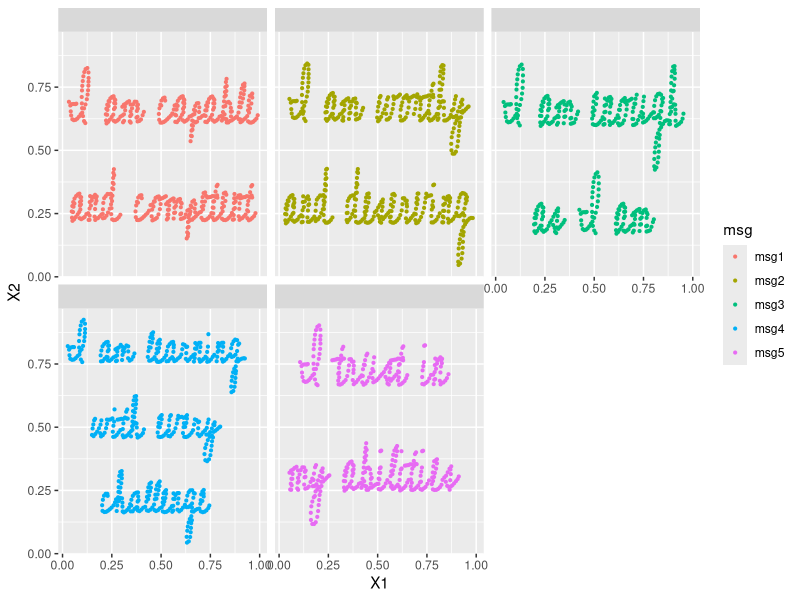
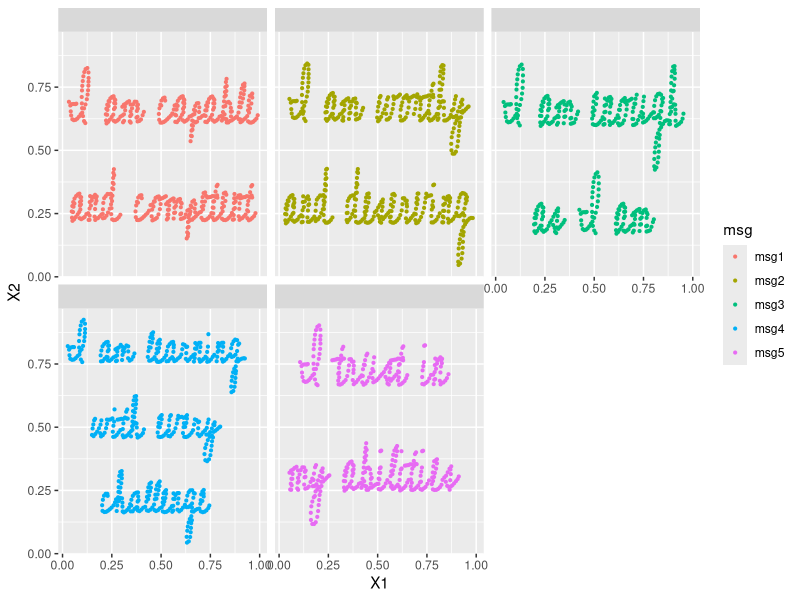

The R source for these figures, in order:
# for this challenge, download the data, read it in, and plot it in ggplot2 but use a 
# facet wrap to get each of the distinct messages

# you might start with something like this before adding the facet_wrap:

library(tidyverse)

df <- readr::read_csv("data/Day 5/data_level 3.csv")

ggplot(df, aes(x = X1, y = X2, color=msg)) + 
  geom_point(size=.75) + 
  facet_wrap(~msg, labeller=function(x) return(''))
  theme_void() +
  theme(legend.position = 'none')
  panel.background = element_rect(fill='white')
  plot.background= element_rect(fill='white')
  
ggsave("output/Day 5/data_level 3.png")